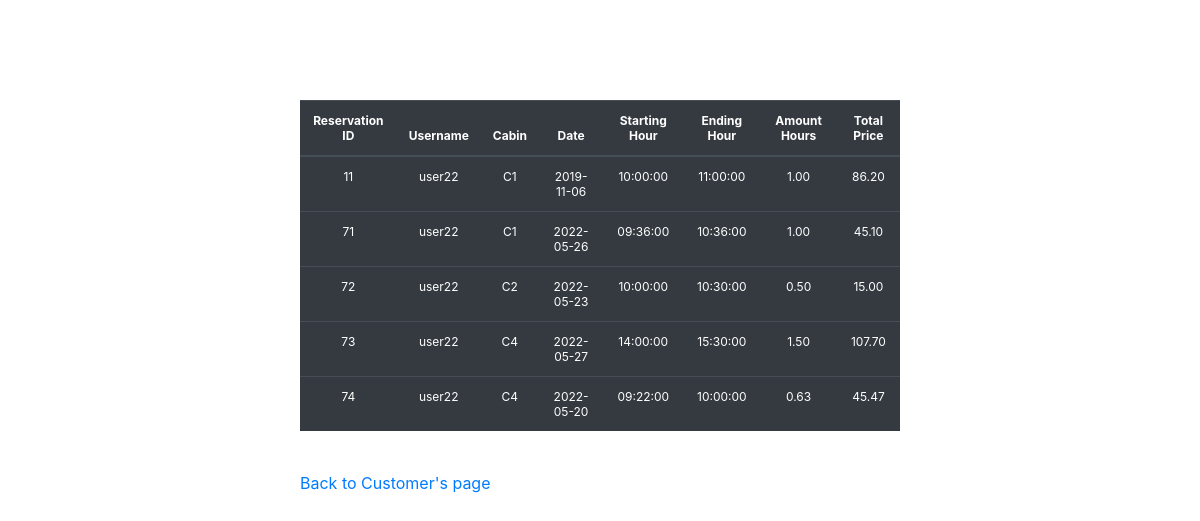
The page /Markup_Language/finalVersion/insertNewReservation.php (signed in) on the database its author committed.
### tables this page shows
CREATE TABLE `reservation` (
  `id_Reservation` int(50) NOT NULL,
  `cust_Username` varchar(50) NOT NULL,
  `id_cabin` varchar(10) NOT NULL,
  `Date` date NOT NULL,
  `Starting_Hour` time NOT NULL,
  `Ending_Hour` time NOT NULL,
  `Amount_Hours` double(10,2) NOT NULL,
  `Total_Price` double(10,2) NOT NULL
);

### Markup_Language/finalVersion/insertNewReservation.php (the view, shortened to what this page needs)
<html>
<head>
    <link rel="stylesheet" href="https://cdn.jsdelivr.net/npm/bootstrap@4.6.1/dist/css/bootstrap.min.css">
    <link rel="stylesheet" href="newreservationform.css">
</head>
<body style='margin:auto;width:600px;margin-top:100px;'>
    <div>
        <?php
        $link = connectDataBase();
        $username00 = $_SESSION['usuario'];
        $kontsulta = mysqli_query($link, "select * from reservation where cust_Username = '$username00'");
        ?>
        <table class="table table-dark" style="text-align:center; font-size:12px;">
            <thead style="vertical-align:left">
                <tr style="text-align:center">
                    <th>Reservation ID</th>
                    <th>Username</th>
                    <th>Cabin</th>
                    <th>Date</th>
                    <th>Starting Hour</th>
                    <th>Ending Hour</th>
                    <th>Amount Hours</th>
                    <th>Total Price</th>
                </tr>
                <?php
                while ($erregistroa = mysqli_fetch_array($kontsulta)) {
                    printf("<tr >
                                <td>%d</td>
                                <td>%s</td>
                                <td>%s</td>
                                <td>%s</td>
                                <td>%s</td>
                                <td>%s</td>
                                <td>%.2f</td>
                                <td>%.2f</td>
                            </tr>", $erregistroa[0], $erregistroa[1], $erregistroa[2], $erregistroa[3], $erregistroa[4], $erregistroa[5], $erregistroa[6], $erregistroa[7]);
                }
                ?>
            </thead>
        </table>
    </div>
    <br />
    <a href="webCustomersFinal.php">Back to Customer's page</a>
</body>
</html>

### Markup_Language/finalVersion/newReservationForm.css (style rules this page uses)
* { box-sizing: border-box; padding: 0; margin: 0; }

### rows shown on the page
reservation: id_Reservation "11", cust_Username "user22", id_cabin "C1", Date "2019-11-06", Starting_Hour "10:00:00", Ending_Hour "11:00:00", Amount_Hours "1.00", Total_Price "86.20"
reservation: id_Reservation "71", cust_Username "user22", id_cabin "C1", Date "2022-05-26", Starting_Hour "09:36:00", Ending_Hour "10:36:00", Amount_Hours "1.00", Total_Price "45.10"
reservation: id_Reservation "72", cust_Username "user22", id_cabin "C2", Date "2022-05-23", Starting_Hour "10:00:00", Ending_Hour "10:30:00", Amount_Hours "0.50", Total_Price "15.00"
reservation: id_Reservation "73", cust_Username "user22", id_cabin "C4", Date "2022-05-27", Starting_Hour "14:00:00", Ending_Hour "15:30:00", Amount_Hours "1.50", Total_Price "107.70"
reservation: id_Reservation "74", cust_Username "user22", id_cabin "C4", Date "2022-05-20", Starting_Hour "09:22:00", Ending_Hour "10:00:00", Amount_Hours "0.63", Total_Price "45.47"
